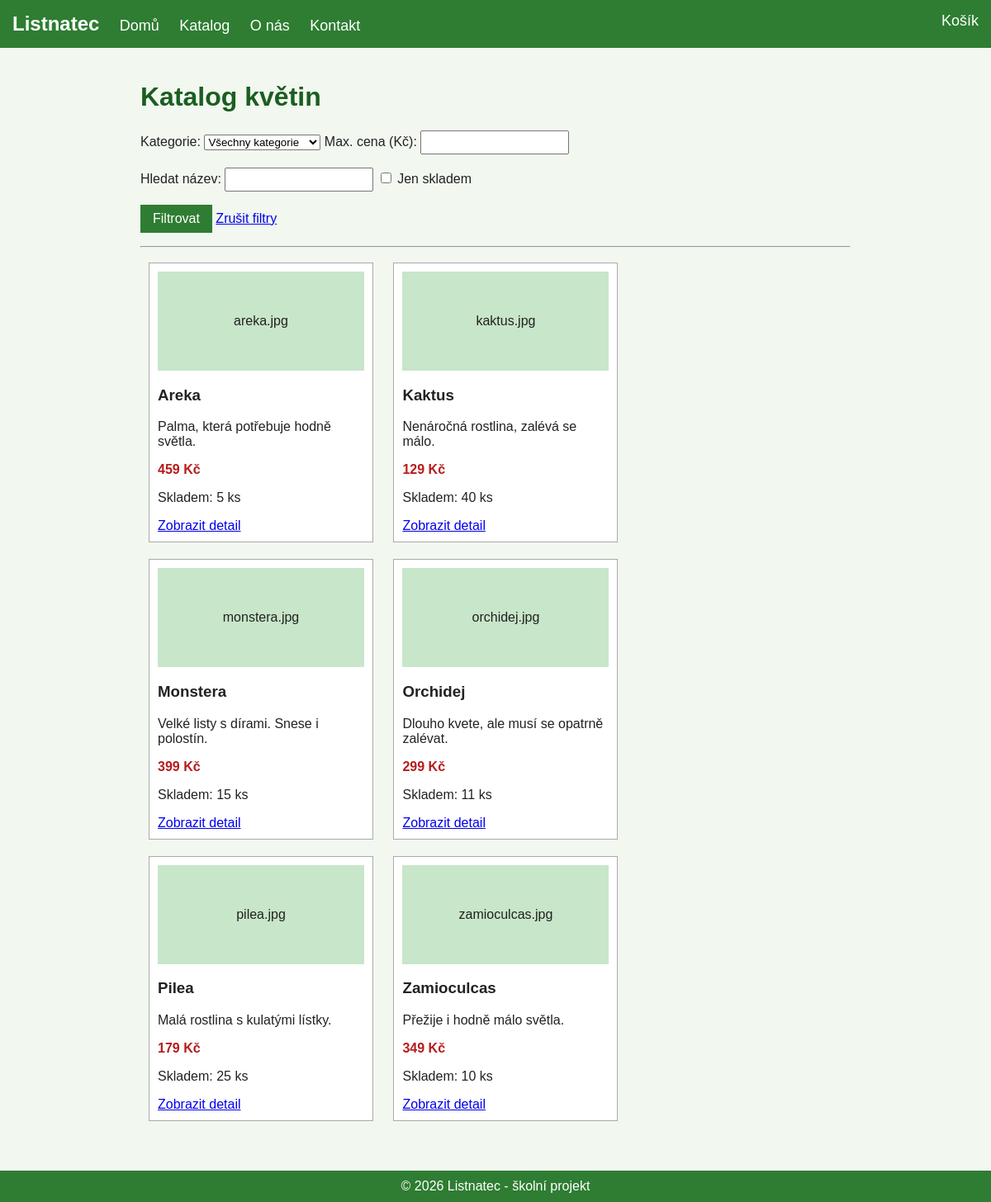
Screenshot of /katalog with the database file from the repository.
### tables this page shows
CREATE TABLE produkt (
            id_produkt INTEGER PRIMARY KEY AUTOINCREMENT,
            nazev TEXT NOT NULL,
            popis TEXT,
            cena REAL NOT NULL CHECK (cena >= 0),
            sklad INTEGER NOT NULL DEFAULT 0 CHECK (sklad >= 0),
            svetlo TEXT,
            zalivka TEXT,
            teplota TEXT,
            obrazek TEXT,
            viditelny INTEGER NOT NULL DEFAULT 1,
            doporuceny INTEGER NOT NULL DEFAULT 0
        );

### app.py (the view, shortened to what this page needs)
@app.route("/katalog")
def katalog():
    kategorie_id = request.args.get("kategorie", "")
    max_cena = request.args.get("max_cena", "")
    hledat = request.args.get("hledat", "").strip()
    jen_skladem = request.args.get("skladem", "")
    conn = pripoj_db()
    cursor = conn.cursor()
    kategorie = cursor.execute("SELECT id_kategorie, nazev FROM kategorie ORDER BY nazev").fetchall()
    sql = "SELECT DISTINCT p.id_produkt, p.nazev, p.popis, p.cena, p.sklad, p.obrazek FROM produkt p"
    parametry = []
    if kategorie_id != "":
        sql += " JOIN produkt_kategorie pk ON pk.id_produkt = p.id_produkt"
    sql += " WHERE p.viditelny = 1"
    if kategorie_id != "":
        sql += " AND pk.id_kategorie = ?"
        parametry.append(int(kategorie_id))
    if jen_skladem == "1":
        sql += " AND p.sklad > 0"
    if hledat != "":
        sql += " AND p.nazev LIKE ?"
        parametry.append(hledat + "%")
    sql += " ORDER BY p.nazev ASC"
    produkty = cursor.execute(sql, parametry).fetchall()
    cursor.close()
    conn.close()
    return render_template(
        "katalog.html",
        kategorie=kategorie,
        produkty=produkty,
        vybrana_kategorie=kategorie_id,
        max_cena=max_cena,
        hledat=hledat,
        jen_skladem=jen_skladem,
    )

### app.py (called while the page is built)
def pripoj_db():
    conn = sqlite3.connect(DB_PATH)
    conn.row_factory = sqlite3.Row
    conn.execute("PRAGMA foreign_keys = ON")
    return conn

### templates/katalog.html (shortened to what this page needs)
<!DOCTYPE html>
<html lang="cs">
<head>
    <link rel="stylesheet" href="{{ url_for('static', filename='style.css') }}">
</head>
<body>
    <div class="menu">
        <a class="logo" href="{{ url_for('index') }}">Listnatec</a>
        <a href="{{ url_for('index') }}">Domů</a>
        <a href="{{ url_for('katalog') }}">Katalog</a>
        <a href="{{ url_for('o_nas') }}">O nás</a>
        <a href="{{ url_for('kontakt') }}">Kontakt</a>
        <a class="kosik" href="{{ url_for('kosik') }}">Košík</a>
    </div>
    <div class="obsah">
        <h1>Katalog květin</h1>
        <form class="filtry" method="get" action="{{ url_for('katalog') }}">
            <p>
                Kategorie:
                <select name="kategorie">
                    <option value="">Všechny kategorie</option>
                </select>
                Max. cena (Kč):
                <input type="number" name="max_cena" min="0" value="{{ max_cena }}">
            </p>
            <p>
                Hledat název:
                <input type="text" name="hledat" value="{{ hledat }}">
                <label>
                    <input type="checkbox" name="skladem" value="1" {% if jen_skladem == '1' %}checked{% endif %}>
                    Jen skladem
                </label>
            </p>
            <p>
                <button type="submit" class="tlacitko">Filtrovat</button>
                <a href="{{ url_for('katalog') }}">Zrušit filtry</a>
            </p>
        </form>
        <hr>
        {% if produkty|length == 0 %}
            <p>Zadaným filtrům neodpovídají žádné květiny.</p>
        {% else %}
            {% for p in produkty %}
                <div class="produkt">
                    <div class="obrazek">{{ p.obrazek if p.obrazek else 'fotka' }}</div>
                    <h3>{{ p.nazev }}</h3>
                    <p>{{ p.popis }}</p>
                    <p class="cena">{{ p.cena|int }} Kč</p>
                    <p>Skladem: {% if p.sklad > 0 %}{{ p.sklad }} ks{% else %}není skladem{% endif %}</p>
                    <a href="{{ url_for('detail', id_produkt=p.id_produkt) }}">Zobrazit detail</a>
                </div>
            {% endfor %}
        {% endif %}
    </div>
    <div class="paticka">
        &copy; 2026 Listnatec - školní projekt
    </div>
</body>
</html>

### static/style.css (style rules this page uses)
body { font-family: Arial, sans-serif; margin: 0; background-color: #f2f7f0; color: #222; min-height: 100vh; display: flex; flex-direction: column; }
.menu { background-color: #2e7d32; padding: 15px; overflow: hidden; }
.menu a { color: white; text-decoration: none; margin-right: 20px; font-size: 18px; }
.logo { font-weight: bold; font-size: 24px !important; }
.kosik { float: right; margin-right: 0 !important; }
.obsah { max-width: 900px; width: 100%; box-sizing: border-box; margin: 0 auto; padding: 20px; flex: 1; }
h1 { color: #1b5e20; }
.produkt { display: inline-block; width: 250px; background-color: white; border: 1px solid #aaa; padding: 10px; margin: 10px; vertical-align: top; }
.obrazek { background-color: #c8e6c9; height: 120px; text-align: center; line-height: 120px; font-size: 16px; }
.cena { font-weight: bold; color: #b71c1c; }
.tlacitko { background-color: #2e7d32; color: white; padding: 8px 15px; border: none; text-decoration: none; font-size: 16px; cursor: pointer; }
input, textarea { width: 300px; max-width: 100%; padding: 5px; margin-bottom: 10px; box-sizing: border-box; }
.filtry input[type="text"], .filtry input[type="number"], .filtry select { width: auto; max-width: 180px; margin-bottom: 0; }
.filtry input[type="checkbox"] { width: auto; margin-bottom: 0; }
.paticka { text-align: center; background-color: #2e7d32; color: white; padding: 10px; margin-top: 30px; }

### rows the page displays
produkt: obrazek "areka.jpg", nazev "Areka", popis "Palma, která potřebuje hodně světla.", cena "459", sklad "5"
produkt: obrazek "kaktus.jpg", nazev "Kaktus", popis "Nenáročná rostlina, zalévá se málo.", cena "129", sklad "40"
produkt: obrazek "monstera.jpg", nazev "Monstera", popis "Velké listy s dírami. Snese i polostín.", cena "399", sklad "15"
produkt: obrazek "orchidej.jpg", nazev "Orchidej", popis "Dlouho kvete, ale musí se opatrně zalévat.", cena "299", sklad "11"
produkt: obrazek "pilea.jpg", nazev "Pilea", popis "Malá rostlina s kulatými lístky.", cena "179", sklad "25"
produkt: obrazek "zamioculcas.jpg", nazev "Zamioculcas", popis "Přežije i hodně málo světla.", cena "349", sklad "10"
